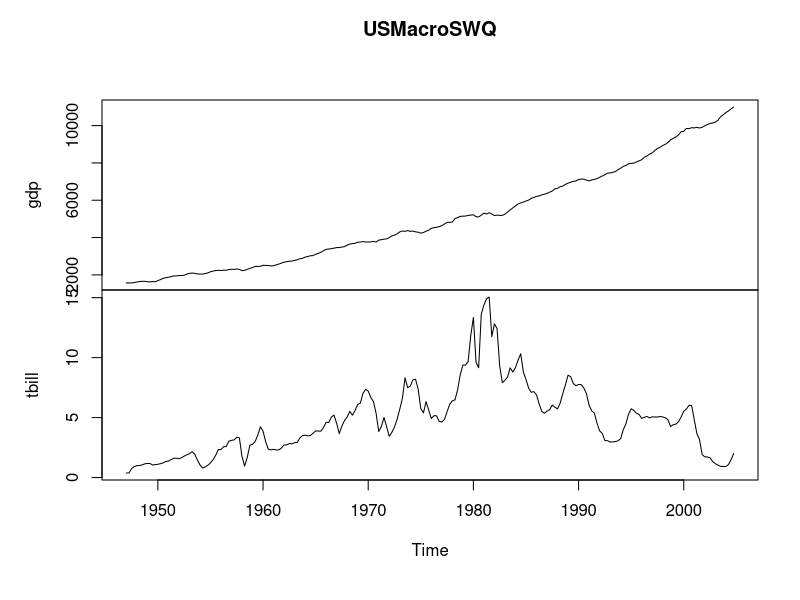

This figure's R source:
library(AER)


### Name: USMacroSWQ
### Title: Quarterly US Macroeconomic Data (1947-2004, Stock & Watson)
### Aliases: USMacroSWQ
### Keywords: datasets

### ** Examples

data("USMacroSWQ")
plot(USMacroSWQ)
